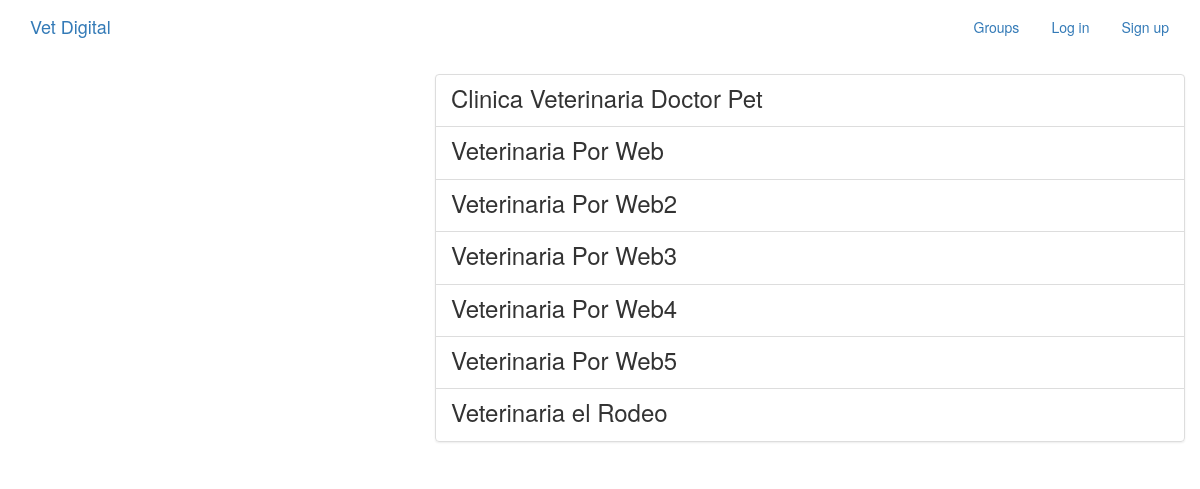
The page /veterinario/ on the database its author committed.
### veterinario/models.py (models this page shows, shortened)
class Veterinario(models.Model):
    vet_name = models.CharField(max_length=264, unique=True)
    direction = models.TextField()
    created_at = models.DateTimeField(auto_now=True)
    class Meta:
        ordering = ["vet_name"]

### veterinario/views.py (the view)
class ListVet(generic.ListView):
    model = Veterinario

### veterinario/templates/veterinario/veterinario_list.html (shortened to what this page needs)
{% extends "veterinario/veterinario_base.html" %}
{% block prevet %}
<div class="col-md-4">
</div>
{% endblock %}
{% block vet_content %}
<div class="col-md-8">
	<div class="list-group">
		{% for veterinario in object_list %}
		  <a class="list-group-item" href="{% url 'veterinario:single' veterinario.id %}">
			     <h3 class="title list-group-item-heading">{{ veterinario.vet_name }}</h3>
		</a>
		{% endfor %}
	</div>
</div>
{% endblock %}

### veterinario/templates/veterinario/veterinario_base.html (shortened to what this page needs)
{% extends "base.html" %}
{% block content %}
<div class="container">
    <div class="row">
        {% block prevet %} {% endblock %}
        {% block vet_content %} {% endblock %}
    </div>
</div>
{% endblock %}

### templates/base.html (shortened to what this page needs)
<!DOCTYPE html>
{% load static %}
<html>
  <head>
    <link rel="stylesheet" href="https://maxcdn.bootstrapcdn.com/bootstrap/3.3.7/css/bootstrap.min.css">
    <link rel="stylesheet" href="https://maxcdn.bootstrapcdn.com/bootstrap/3.3.7/css/bootstrap-theme.min.css">
    <link rel="stylesheet" href="{% static 'VetProyect/css/master.css'%}">
</head>
<body>
    <nav class="navbar  mynav" role="navigation" id="navbar">
        <div class="container">
    <a class="navbar-brand mynav" href="{% url 'home' %}">Vet Digital</a>
                <ul class="nav navbar-nav navbar-right">
                    {% if user.is_authenticated %}
              <li><a href="{% url 'veterinario:all' %}" class="btn btn-simple">Ver Veterinarios</a></li>
              <li><a href="{% url 'veterinario:create' %}" class="btn btn-simple">Crear Veterinario</a></li>
              <li><a href="{% url 'mascota:create' %}" class="btn btn-simple">Crear Mascota</a></li>
              <li><a href="#" class="btn btn-simple">Create Group</a></li>
              <li><a href="{% url 'accounts:logout' %}" class="btn btn-simple">Log out</a></li>
                    {% else %}
                          <li><a href="#"class="btn btn-simple">Groups</a></li>
                          <li><a href="{% url 'accounts:login' %}" class="btn btn-simple">Log in</a></li>
                          <li><a href="{% url 'accounts:signup' %}" class="btn btn-simple">Sign up</a></li>
                    {% endif %}
                </ul>
        </div>
    </nav>
<div class="container mycontent">
{% block content %}
{% endblock %}
</body>
</html>

### rows shown on the page
Veterinario: vet_name "Clinica Veterinaria Doctor Pet"
Veterinario: vet_name "Veterinaria Por Web"
Veterinario: vet_name "Veterinaria Por Web2"
Veterinario: vet_name "Veterinaria Por Web3"
Veterinario: vet_name "Veterinaria Por Web4"
Veterinario: vet_name "Veterinaria Por Web5"
Veterinario: vet_name "Veterinaria el Rodeo"
